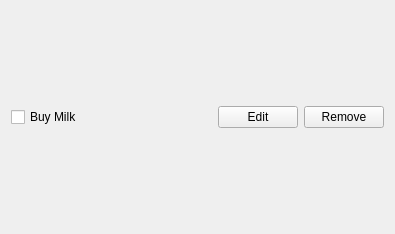
<?xml version="1.0" encoding="UTF-8"?>
<ui version="4.0">
 <class>Task</class>
 <widget class="QWidget" name="Task">
  <property name="geometry">
   <rect>
    <x>0</x>
    <y>0</y>
    <width>395</width>
    <height>234</height>
   </rect>
  </property>
  <property name="windowTitle">
   <string>Form</string>
  </property>
  <layout class="QHBoxLayout" name="horizontalLayout">
   <item>
    <widget class="QCheckBox" name="checkbox">
     <property name="text">
      <string>Buy Milk</string>
     </property>
    </widget>
   </item>
   <item>
    <spacer name="horizontalSpacer">
     <property name="orientation">
      <enum>Qt::Horizontal</enum>
     </property>
     <property name="sizeHint" stdset="0">
      <size>
       <width>40</width>
       <height>20</height>
      </size>
     </property>
    </spacer>
   </item>
   <item>
    <widget class="QPushButton" name="editButton">
     <property name="text">
      <string>Edit</string>
     </property>
    </widget>
   </item>
   <item>
    <widget class="QPushButton" name="removeButton">
     <property name="text">
      <string>Remove</string>
     </property>
    </widget>
   </item>
  </layout>
 </widget>
 <resources/>
 <connections/>
</ui>
